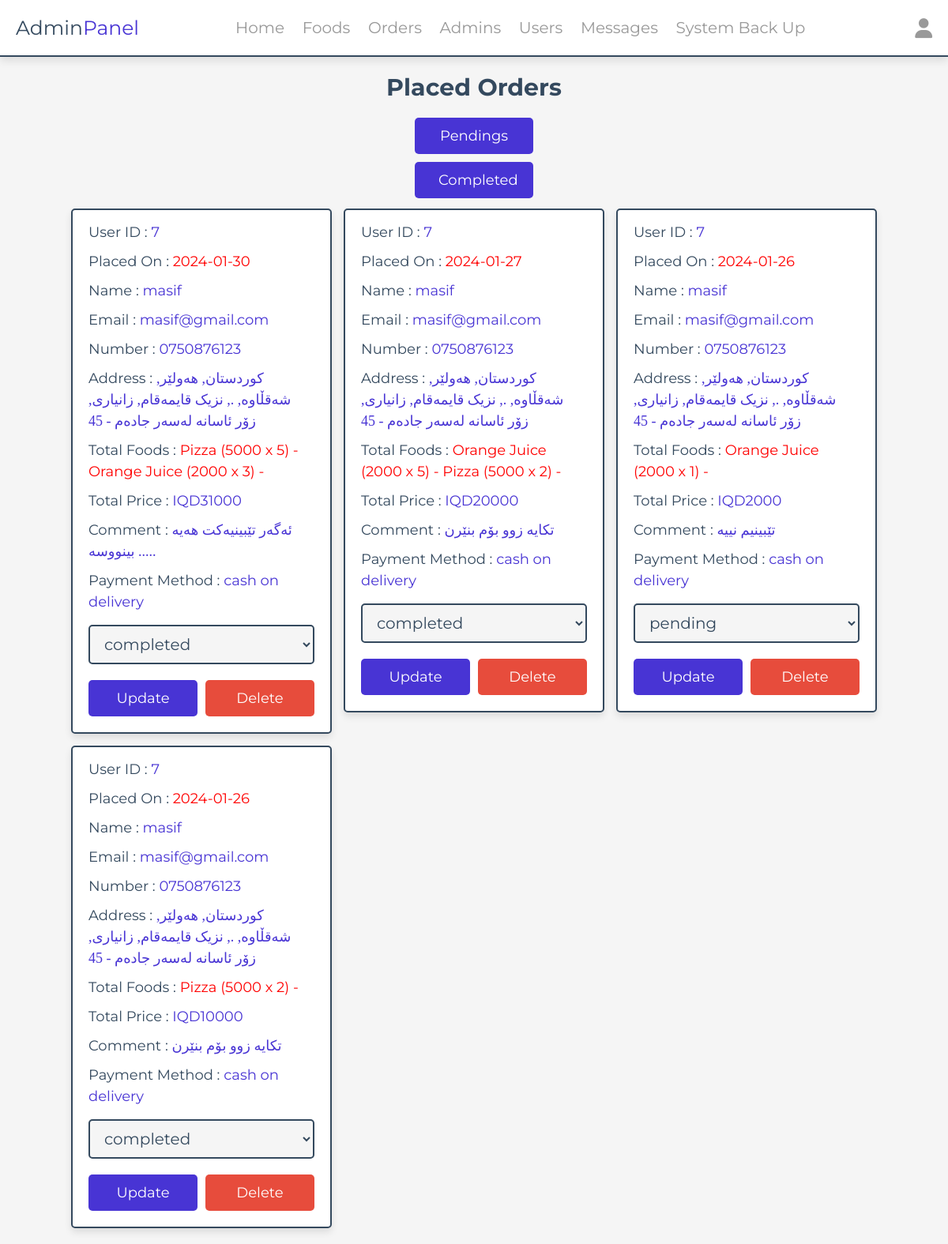
The app's page /placed_orders.php (signed in) with its own data.
### tables this page shows
CREATE TABLE `orders` (
  `id` int(100) NOT NULL,
  `user_id` int(100) NOT NULL,
  `name` varchar(20) NOT NULL,
  `number` varchar(10) NOT NULL,
  `email` varchar(50) NOT NULL,
  `method` varchar(50) NOT NULL,
  `address` varchar(500) NOT NULL,
  `descreption` varchar(500) NOT NULL,
  `total_products` varchar(1000) NOT NULL,
  `total_price` int(100) NOT NULL,
  `placed_on` date NOT NULL DEFAULT current_timestamp(),
  `payment_status` varchar(20) NOT NULL DEFAULT 'pending'
);

### placed_orders.php (the view, shortened to what this page needs)
<?php
include '../OnlineOrderingKurdish/components/connect.php';
?>
<!DOCTYPE html>
<html lang="en">
<head>
   <link rel="stylesheet" href="https://cdnjs.cloudflare.com/ajax/libs/font-awesome/6.1.1/css/all.min.css">
   <link rel="stylesheet" href="../OnlineOrderingKurdish/css/admin_style.css">
</head>
<body>
<?php include '../OnlineOrderingKurdish/components/admin_header.php' ?>
<section class="placed-orders">
   <h1 class="heading">placed orders</h1>
   <center>
   <a href="placed_orders_pending.php" class="btn" style="width:150px;">Pendings</a>
   <a href="placed_orders_completed.php" class="btn" style="width:150px;">Completed</a>
   <br>
   </center>
   <div class="box-container">
   <?php
      $select_orders = $conn->prepare("SELECT * FROM `orders` ORDER BY `id` DESC");
      $select_orders->execute();
      if($select_orders->rowCount() > 0){
         while($fetch_orders = $select_orders->fetch(PDO::FETCH_ASSOC)){
   ?>
   <div class="box">
      <p> User ID : <span><?= $fetch_orders['user_id']; ?></span> </p>
      <p> Placed On : <span style="color:red;"><?= $fetch_orders['placed_on']; ?></span> </p>
      <p> Name : <span><?= $fetch_orders['name']; ?></span> </p>
      <p> Email : <span><?= $fetch_orders['email']; ?></span> </p>
      <p> Number : <span><?= $fetch_orders['number']; ?></span> </p>
      <p> Address : <span class="fontchange"><?= $fetch_orders['address']; ?></span> </p>
      <p> Total Foods : <span style="color:red;"><?= $fetch_orders['total_products']; ?></span> </p>
      <p> Total Price : <span>IQD<?= $fetch_orders['total_price']; ?></span> </p>
      <p>Comment : <span class="fontchange"><?= $fetch_orders['descreption']; ?></span></p>
      <p> Payment Method : <span><?= $fetch_orders['method']; ?></span> </p>
      <form action="" method="POST">
         <select name="payment_status" class="drop-down">
            <option value="" selected disabled><?= $fetch_orders['payment_status']; ?></option>
         </select>
         <div class="flex-btn">
            <input type="submit" value="Update" class="btn" name="update_payment">
            <a href="placed_orders.php?delete=<?= $fetch_orders['id']; ?>" class="delete-btn" onclick="return confirm('delete this order?');">Delete</a>
         </div>
      </form>
   </div>
   <?php
      }
   }else{
      echo '<p class="empty">No Orders Placed Yet!</p>';
   }
   ?>
   </div>
</section>
</body>
</html>

### css/admin_style.css (style rules this page uses)
:root { --main-color:#4834d4; --red:#e74c3c; --orange:#f39c12; --black:#34495e; --white:#fff; --light-bg:#f5f5f5; --light-color:#999; --border:.2rem solid var(--black); --box-shadow:0 .5rem 1rem rgba(0,0,0,.1); }
* { font-family: 'Montserrat', sans-serif; margin:0; padding:0; box-sizing: border-box; text-decoration: none; outline: none; border:none; }
html { font-size: 62.5%; overflow-x: hidden; }
body { background-color: var(--light-bg); }
section { max-width: 1200px; margin:0 auto; padding:2rem; }
.btn, .delete-btn, .option-btn { display: block; margin-top: 1rem; border-radius: .5rem; cursor: pointer; width: 100%; font-size: 1.8rem; color:var(--white); padding:1.2rem 3rem; text-transform: capitalize; text-align: center; }
.btn { background-color: var(--main-color); }
.delete-btn { background-color: var(--red); }
.flex-btn { display: flex; gap:1rem; }
.heading { text-align: center; margin-bottom: 2rem; text-transform: capitalize; color:var(--black); font-size: 3rem; }
.placed-orders .box-container { display: grid; grid-template-columns: repeat(auto-fit, 33rem); gap:1.5rem; justify-content: center; align-items: flex-start; }
.placed-orders .box-container .box { background-color: var(--white); border-radius: .5rem; box-shadow: var(--box-shadow); border:var(--border); padding:2rem; padding-top: 1rem; }
.placed-orders .box-container .box p { padding: .5rem 0; line-height: 1.5; font-size: 1.8rem; color:var(--black); }
.placed-orders .box-container .box p span { color:var(--main-color); }
.placed-orders .box-container .box .drop-down { width: 100%; margin:1rem 0; background-color: var(--light-bg); padding:1rem 1.4rem; font-size: 2rem; color:var(--black); border:var(--border); border-radius: .5rem; }

### placed_orders.php (style rules this page uses)
.fontchange { font-family:Rabar_027; }

### records on screen
orders: user "7", placed_on "2024-01-30", name "masif", email "masif@gmail.com", number "0750876123", address "کوردستان, هەولێر, شەقڵاوە, ., نزیک قایمەقام, زانیاری, زۆر ئاسانە لەسەر جادەم - 45", total_products "Pizza (5000 x 5) - Orange Juice (2000 x 3) -", total_price "31000", descreption "ئەگەر تێبینیەکت هەیە بینووسە .....", method "cash on delivery", payment_status "completed"
orders: user "7", placed_on "2024-01-27", name "masif", email "masif@gmail.com", number "0750876123", address "کوردستان, هەولێر, شەقڵاوە, ., نزیک قایمەقام, زانیاری, زۆر ئاسانە لەسەر جادەم - 45", total_products "Orange Juice (2000 x 5) - Pizza (5000 x 2) -", total_price "20000", descreption "تکایە زوو بۆم بنێرن", method "cash on delivery", payment_status "completed"
orders: user "7", placed_on "2024-01-26", name "masif", email "masif@gmail.com", number "0750876123", address "کوردستان, هەولێر, شەقڵاوە, ., نزیک قایمەقام, زانیاری, زۆر ئاسانە لەسەر جادەم - 45", total_products "Orange Juice (2000 x 1) -", total_price "2000", descreption "تێبینیم نییە", method "cash on delivery", payment_status "pending"
orders: user "7", placed_on "2024-01-26", name "masif", email "masif@gmail.com", number "0750876123", address "کوردستان, هەولێر, شەقڵاوە, ., نزیک قایمەقام, زانیاری, زۆر ئاسانە لەسەر جادەم - 45", total_products "Pizza (5000 x 2) -", total_price "10000", descreption "تکایە زوو بۆم بنێرن", method "cash on delivery", payment_status "completed"
